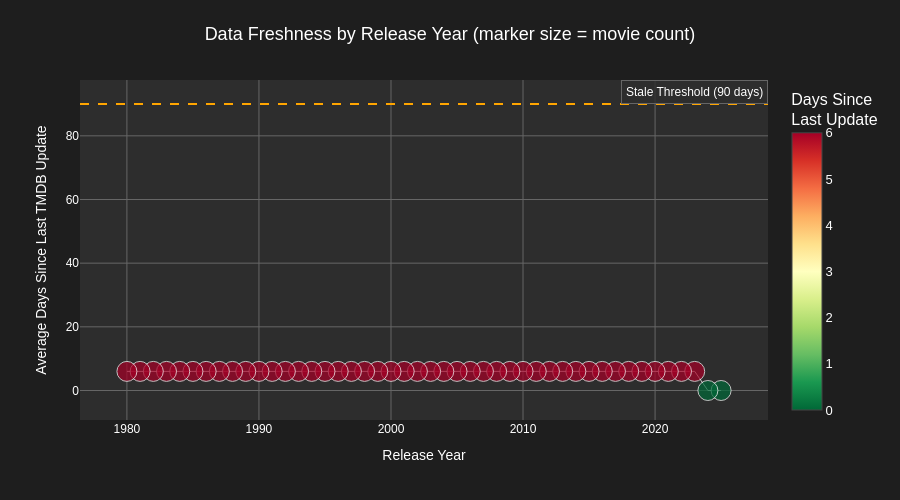

Here is the notebook cell this chart was saved with:
### Code cell
# Visualize data freshness heatmap
if not freshness_df.empty and len(freshness_df) > 0:
    # Filter to years with significant data
    plot_df = freshness_df[freshness_df['release_year'] >= 1980].copy()

    if not plot_df.empty:
        # Create color scale: green (fresh) to red (stale)
        fig = go.Figure()

        fig.add_trace(go.Scatter(
            x=plot_df['release_year'],
            y=plot_df['avg_days_since_tmdb_update'],
            mode='markers+lines',
            marker=dict(
                size=plot_df['total_movies'].apply(lambda x: min(max(x/10, 5), 20)),
                color=plot_df['avg_days_since_tmdb_update'],
                colorscale='RdYlGn_r',
                showscale=True,
                colorbar=dict(title="Days Since<br>Last Update"),
                line=dict(width=1, color='white')
            ),
            line=dict(width=1, color='lightgray'),
            text=plot_df.apply(lambda row: f"Year: {row['release_year']}<br>Movies: {row['total_movies']}<br>Avg Days: {row['avg_days_since_tmdb_update']:.0f}", axis=1),
            hovertemplate='%{text}<extra></extra>'
        ))

        # Add threshold line
        fig.add_hline(y=90, line_dash="dash", line_color="orange",
                      annotation_text="Stale Threshold (90 days)")

        fig.update_layout(
            title='Data Freshness by Release Year (marker size = movie count)',
            xaxis_title='Release Year',
            yaxis_title='Average Days Since Last TMDB Update',
            height=500,
            hovermode='closest'
        )

        fig.show()

### Figure 1 — Plotly figure (JSON) as saved in the notebook; plotly's stock layout.template omitted (floating-point values rounded to 4 significant figures)
{"data": [{"hovertemplate": "%{text}<extra></extra>", "line": {"color": "lightgray", "width": 1}, "marker": {"color": [0.0, 0.0, 6.0, 6.0, 6.0, 6.0, 6.0, 6.0, 6.0, 6.0, 6.0, 6.0, 6.0, 6.0, 6.0, 6.0, 6.0, 6.0, 6.0, 6.0, 6.0, 6.0, 6.0, 6.0, 6.0, 6.0, 6.0, 6.0, 6.0, 6.0, 6.0, 6.0, 6.0, 6.0, 6.0, 6.0, 6.0, 6.0, 6.0, 6.0, 6.0, 6.0, 6.0, 6.0, 6.0, 6.0], "colorbar": {"title": {"text": "Days Since<br>Last Update"}}, "colorscale": [[0, "rgb(0,104,55)"], [0.1, "rgb(26,152,80)"], [0.2, "rgb(102,189,99)"], [0.3, "rgb(166,217,106)"], [0.4, "rgb(217,239,139)"], [0.5, "rgb(255,255,191)"], [0.6, "rgb(254,224,139)"], [0.7, "rgb(253,174,97)"], [0.8, "rgb(244,109,67)"], [0.9, "rgb(215,48,39)"], [1, "rgb(165,0,38)"]], "line": {"color": "white", "width": 1}, "showscale": true, "size": [20, 20, 20, 20, 20, 20, 20, 20, 20, 20, 20, 20, 20, 20, 20, 20, 20, 20, 20, 20, 20, 20, 20, 20, 20, 20, 20, 20, 20, 20, 20, 20, 20, 20, 20, 20, 20, 20, 20, 20, 20, 20, 20, 20, 20, 20]}, "mode": "markers+lines", "text": ["Year: 2025<br>Movies: 419<br>Avg Days: 0", "Year: 2024<br>Movies: 799<br>Avg Days: 0", "Year: 2023<br>Movies: 983<br>Avg Days: 6", "Year: 2022<br>Movies: 1083<br>Avg Days: 6", "Year: 2021<br>Movies: 1092<br>Avg Days: 6", "Year: 2020<br>Movies: 1038<br>Avg Days: 6", "Year: 2019<br>Movies: 1353<br>Avg Days: 6", "Year: 2018<br>Movies: 1390<br>Avg Days: 6", "Year: 2017<br>Movies: 1371<br>Avg Days: 6", "Year: 2016<br>Movies: 1285<br>Avg Days: 6", "Year: 2015<br>Movies: 1222<br>Avg Days: 6", "Year: 2014<br>Movies: 1179<br>Avg Days: 6", "Year: 2013<br>Movies: 1086<br>Avg Days: 6", "Year: 2012<br>Movies: 939<br>Avg Days: 6", "Year: 2011<br>Movies: 945<br>Avg Days: 6", "Year: 2010<br>Movies: 869<br>Avg Days: 6", "Year: 2009<br>Movies: 868<br>Avg Days: 6", "Year: 2008<br>Movies: 804<br>Avg Days: 6", "Year: 2007<br>Movies: 751<br>Avg Days: 6", "Year: 2006<br>Movies: 740<br>Avg Days: 6", "Year: 2005<br>Movies: 590<br>Avg Days: 6", "Year: 2004<br>Movies: 553<br>Avg Days: 6", "Year: 2003<br>Movies: 512<br>Avg Days: 6", "Year: 2002<br>Movies: 464<br>Avg Days: 6", "Year: 2001<br>Movies: 450<br>Avg Days: 6", "Year: 2000<br>Movies: 396<br>Avg Days: 6", "Year: 1999<br>Movies: 409<br>Avg Days: 6", "Year: 1998<br>Movies: 373<br>Avg Days: 6", "Year: 1997<br>Movies: 346<br>Avg Days: 6", "Year: 1996<br>Movies: 351<br>Avg Days: 6", "Year: 1995<br>Movies: 323<br>Avg Days: 6", "Year: 1994<br>Movies: 311<br>Avg Days: 6", "Year: 1993<br>Movies: 303<br>Avg Days: 6", "Year: 1992<br>Movies: 277<br>Avg Days: 6", "Year: 1991<br>Movies: 285<br>Avg Days: 6", "Year: 1990<br>Movies: 265<br>Avg Days: 6", "Year: 1989<br>Movies: 273<br>Avg Days: 6", "Year: 1988<br>Movies: 295<br>Avg Days: 6", "Year: 1987<br>Movies: 278<br>Avg Days: 6", "Year: 1986<br>Movies: 248<br>Avg Days: 6", "Year: 1985<br>Movies: 253<br>Avg Days: 6", "Year: 1984<br>Movies: 215<br>Avg Days: 6", "Year: 1983<br>Movies: 213<br>Avg Days: 6", "Year: 1982<br>Movies: 206<br>Avg Days: 6", "Year: 1981<br>Movies: 208<br>Avg Days: 6", "Year: 1980<br>Movies: 201<br>Avg Days: 6"], "type": "scatter", "x": [2025, 2024, 2023, 2022, 2021, 2020, 2019, 2018, 2017, 2016, 2015, 2014, 2013, 2012, 2011, 2010, 2009, 2008, 2007, 2006, 2005, 2004, 2003, 2002, 2001, 2000, 1999, 1998, 1997, 1996, 1995, 1994, 1993, 1992, 1991, 1990, 1989, 1988, 1987, 1986, 1985, 1984, 1983, 1982, 1981, 1980], "y": [0.0, 0.0, 6.0, 6.0, 6.0, 6.0, 6.0, 6.0, 6.0, 6.0, 6.0, 6.0, 6.0, 6.0, 6.0, 6.0, 6.0, 6.0, 6.0, 6.0, 6.0, 6.0, 6.0, 6.0, 6.0, 6.0, 6.0, 6.0, 6.0, 6.0, 6.0, 6.0, 6.0, 6.0, 6.0, 6.0, 6.0, 6.0, 6.0, 6.0, 6.0, 6.0, 6.0, 6.0, 6.0, 6.0]}], "layout": {"annotations": [{"showarrow": false, "text": "Stale Threshold (90 days)", "x": 1, "xanchor": "right", "xref": "x domain", "y": 90, "yanchor": "bottom", "yref": "y"}], "height": 500, "hovermode": "closest", "shapes": [{"line": {"color": "orange", "dash": "dash"}, "type": "line", "x0": 0, "x1": 1, "xref": "x domain", "y0": 90, "y1": 90, "yref": "y"}], "title": {"text": "Data Freshness by Release Year (marker size = movie count)"}, "xaxis": {"title": {"text": "Release Year"}}, "yaxis": {"title": {"text": "Average Days Since Last TMDB Update"}}}}
